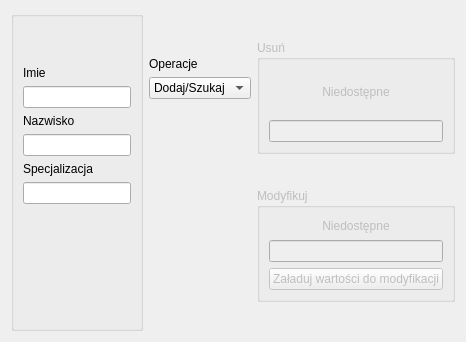
          <widget class="QWidget" name="d_lek_tab">
           <attribute name="title">
            <string>Lekarze</string>
           </attribute>
           <layout class="QGridLayout" name="gridLayout_5" columnstretch="3,1,2">
            <item row="0" column="0">
             <layout class="QVBoxLayout" name="verticalLayout_12">
              <item>
               <widget class="QGroupBox" name="d_lek_gM">
                <property name="title">
                 <string/>
                </property>
                <layout class="QVBoxLayout" name="verticalLayout_13" stretch="0,0,0,0,0,0,0,3,2">
                 <item>
                  <spacer name="verticalSpacer_48">
                   <property name="orientation">
                    <enum>Qt::Vertical</enum>
                   </property>
                   <property name="sizeHint" stdset="0">
                    <size>
                     <width>20</width>
                     <height>40</height>
                    </size>
                   </property>
                  </spacer>
                 </item>
                 <item>
                  <widget class="QLabel" name="label_68">
                   <property name="text">
                    <string>Imie</string>
                   </property>
                  </widget>
                 </item>
                 <item>
                  <widget class="QLineEdit" name="d_lek_gM_imie_edit"/>
                 </item>
                 <item>
                  <widget class="QLabel" name="label_69">
                   <property name="text">
                    <string>Nazwisko</string>
                   </property>
                  </widget>
                 </item>
                 <item>
                  <widget class="QLineEdit" name="d_lek_gM_nazw_edit"/>
                 </item>
                 <item>
                  <widget class="QLabel" name="label_74">
                   <property name="text">
                    <string>Specjalizacja</string>
                   </property>
                  </widget>
                 </item>
                 <item>
                  <widget class="QLineEdit" name="d_lek_gM_spec_edit">
                   <property name="enabled">
                    <bool>true</bool>
                   </property>
                   <property name="clearButtonEnabled">
                    <bool>false</bool>
                   </property>
                  </widget>
                 </item>
                 <item>
                  <spacer name="verticalSpacer_49">
                   <property name="orientation">
                    <enum>Qt::Vertical</enum>
                   </property>
                   <property name="sizeHint" stdset="0">
                    <size>
                     <width>20</width>
                     <height>40</height>
                    </size>
                   </property>
                  </spacer>
                 </item>
                 <item>
                  <widget class="QLabel" name="d_lek_gM_notif_label">
                   <property name="font">
                    <font>
                     <family>Arial</family>
                     <pointsize>10</pointsize>
                    </font>
                   </property>
                   <property name="text">
                    <string>&lt;html&gt;&lt;head/&gt;&lt;body&gt;&lt;p&gt;&lt;br/&gt;&lt;/p&gt;&lt;/body&gt;&lt;/html&gt;</string>
                   </property>
                   <property name="wordWrap">
                    <bool>true</bool>
                   </property>
                  </widget>
                 </item>
                </layout>
               </widget>
              </item>
             </layout>
            </item>
            <item row="0" column="1">
             <layout class="QVBoxLayout" name="verticalLayout_14" stretch="1,0,0,5">
              <item>
               <spacer name="verticalSpacer_5">
                <property name="orientation">
                 <enum>Qt::Vertical</enum>
                </property>
                <property name="sizeHint" stdset="0">
                 <size>
                  <width>20</width>
                  <height>40</height>
                 </size>
                </property>
               </spacer>
              </item>
              <item>
               <widget class="QLabel" name="label_9">
                <property name="text">
                 <string>Operacje</string>
                </property>
               </widget>
              </item>
              <item>
               <widget class="QComboBox" name="d_lek_oper_combo">
                <item>
                 <property name="text">
                  <string>Dodaj/Szukaj</string>
                 </property>
                </item>
               </widget>
              </item>
              <item>
               <spacer name="verticalSpacer_6">
                <property name="orientation">
                 <enum>Qt::Vertical</enum>
                </property>
                <property name="sizeHint" stdset="0">
                 <size>
                  <width>20</width>
                  <height>40</height>
                 </size>
                </property>
               </spacer>
              </item>
             </layout>
            </item>
            <item row="0" column="2">
             <layout class="QVBoxLayout" name="verticalLayout_9" stretch="1,4,1,4,1">
              <item>
               <spacer name="verticalSpacer_45">
                <property name="orientation">
                 <enum>Qt::Vertical</enum>
                </property>
                <property name="sizeHint" stdset="0">
                 <size>
                  <width>20</width>
                  <height>40</height>
                 </size>
                </property>
               </spacer>
              </item>
              <item>
               <widget class="QGroupBox" name="d_lek_gU">
                <property name="enabled">
                 <bool>false</bool>
                </property>
                <property name="title">
                 <string>Usuń</string>
                </property>
                <layout class="QVBoxLayout" name="verticalLayout_10">
                 <item>
                  <widget class="QLabel" name="label_6">
                   <property name="text">
                    <string>Niedostępne</string>
                   </property>
                   <property name="alignment">
                    <set>Qt::AlignCenter</set>
                   </property>
                   <property name="wordWrap">
                    <bool>true</bool>
                   </property>
                  </widget>
                 </item>
                 <item>
                  <widget class="QLineEdit" name="d_lek_gU_idlek_edit"/>
                 </item>
                </layout>
               </widget>
              </item>
              <item>
               <spacer name="verticalSpacer_46">
                <property name="orientation">
                 <enum>Qt::Vertical</enum>
                </property>
                <property name="sizeHint" stdset="0">
                 <size>
                  <width>20</width>
                  <height>40</height>
                 </size>
                </property>
               </spacer>
              </item>
              <item>
               <widget class="QGroupBox" name="d_lek_gMod">
                <property name="enabled">
                 <bool>false</bool>
                </property>
                <property name="title">
                 <string>Modyfikuj</string>
                </property>
                <layout class="QVBoxLayout" name="verticalLayout_11" stretch="2,1,1">
                 <item>
                  <widget class="QLabel" name="label_7">
                   <property name="text">
                    <string>Niedostępne</string>
                   </property>
                   <property name="alignment">
                    <set>Qt::AlignCenter</set>
                   </property>
                   <property name="wordWrap">
                    <bool>true</bool>
                   </property>
                  </widget>
                 </item>
                 <item>
                  <widget class="QLineEdit" name="d_lek_gMod_idlek_edit"/>
                 </item>
                 <item>
                  <widget class="QPushButton" name="d_lek_gMod_butt">
                   <property name="text">
                    <string>Załaduj wartości do modyfikacji</string>
                   </property>
                  </widget>
                 </item>
                </layout>
               </widget>
              </item>
              <item>
               <spacer name="verticalSpacer_47">
                <property name="orientation">
                 <enum>Qt::Vertical</enum>
                </property>
                <property name="sizeHint" stdset="0">
                 <size>
                  <width>20</width>
                  <height>40</height>
                 </size>
                </property>
               </spacer>
              </item>
             </layout>
            </item>
           </layout>
          </widget>
